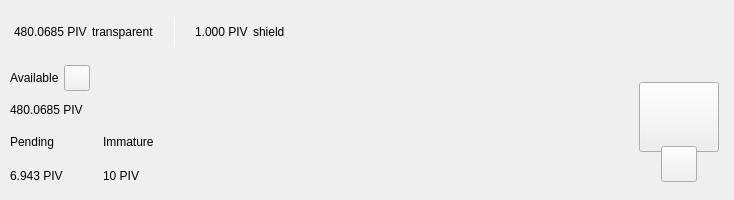
<?xml version="1.0" encoding="UTF-8"?>
<ui version="4.0">
 <class>TopBar</class>
 <widget class="QWidget" name="TopBar">
  <property name="geometry">
   <rect>
    <x>0</x>
    <y>0</y>
    <width>734</width>
    <height>200</height>
   </rect>
  </property>
  <property name="minimumSize">
   <size>
    <width>0</width>
    <height>200</height>
   </size>
  </property>
  <property name="maximumSize">
   <size>
    <width>16777215</width>
    <height>200</height>
   </size>
  </property>
  <property name="windowTitle">
   <string>Form</string>
  </property>
  <layout class="QVBoxLayout" name="verticalLayout_10" stretch="0">
   <property name="spacing">
    <number>0</number>
   </property>
   <property name="leftMargin">
    <number>0</number>
   </property>
   <property name="topMargin">
    <number>0</number>
   </property>
   <property name="rightMargin">
    <number>0</number>
   </property>
   <property name="bottomMargin">
    <number>0</number>
   </property>
   <item>
    <widget class="PFBorderImage" name="containerTop">
     <layout class="QVBoxLayout" name="verticalLayout_11">
      <property name="spacing">
       <number>0</number>
      </property>
      <property name="leftMargin">
       <number>0</number>
      </property>
      <property name="topMargin">
       <number>0</number>
      </property>
      <property name="rightMargin">
       <number>0</number>
      </property>
      <property name="bottomMargin">
       <number>0</number>
      </property>
      <item>
       <widget class="QWidget" name="top_container_2" native="true">
        <property name="minimumSize">
         <size>
          <width>0</width>
          <height>65</height>
         </size>
        </property>
        <layout class="QHBoxLayout" name="top_container">
         <property name="spacing">
          <number>0</number>
         </property>
         <property name="leftMargin">
          <number>14</number>
         </property>
         <property name="topMargin">
          <number>0</number>
         </property>
         <property name="rightMargin">
          <number>14</number>
         </property>
         <property name="bottomMargin">
          <number>0</number>
         </property>
         <item alignment="Qt::AlignVCenter">
          <widget class="QWidget" name="widgetTopAmount" native="true">
           <property name="sizePolicy">
            <sizepolicy hsizetype="Preferred" vsizetype="Maximum">
             <horstretch>0</horstretch>
             <verstretch>0</verstretch>
            </sizepolicy>
           </property>
           <layout class="QHBoxLayout" name="horizontalLayout_5">
            <property name="spacing">
             <number>5</number>
            </property>
            <property name="leftMargin">
             <number>0</number>
            </property>
            <property name="topMargin">
             <number>0</number>
            </property>
            <property name="rightMargin">
             <number>0</number>
            </property>
            <property name="bottomMargin">
             <number>0</number>
            </property>
            <item alignment="Qt::AlignTop">
             <widget class="QLabel" name="labelAmountTopPiv">
              <property name="minimumSize">
               <size>
                <width>0</width>
                <height>36</height>
               </size>
              </property>
              <property name="styleSheet">
               <string notr="true">padding:0px;margin:0px;</string>
              </property>
              <property name="text">
               <string notr="true">480.0685 PIV</string>
              </property>
             </widget>
            </item>
            <item>
             <widget class="QLabel" name="labelTrans">
              <property name="text">
               <string>transparent</string>
              </property>
             </widget>
            </item>
            <item>
             <spacer name="horizontalSpacer_11">
              <property name="orientation">
               <enum>Qt::Horizontal</enum>
              </property>
              <property name="sizeType">
               <enum>QSizePolicy::Fixed</enum>
              </property>
              <property name="sizeHint" stdset="0">
               <size>
                <width>15</width>
                <height>20</height>
               </size>
              </property>
             </spacer>
            </item>
            <item alignment="Qt::AlignVCenter">
             <widget class="QLabel" name="typeSpacerTop">
              <property name="minimumSize">
               <size>
                <width>1</width>
                <height>30</height>
               </size>
              </property>
              <property name="maximumSize">
               <size>
                <width>1</width>
                <height>30</height>
               </size>
              </property>
              <property name="styleSheet">
               <string notr="true">background-color:white;
padding:0px;
border:none;</string>
              </property>
              <property name="text">
               <string/>
              </property>
             </widget>
            </item>
            <item>
             <spacer name="horizontalSpacer_12">
              <property name="orientation">
               <enum>Qt::Horizontal</enum>
              </property>
              <property name="sizeType">
               <enum>QSizePolicy::Fixed</enum>
              </property>
              <property name="sizeHint" stdset="0">
               <size>
                <width>15</width>
                <height>20</height>
               </size>
              </property>
             </spacer>
            </item>
            <item alignment="Qt::AlignTop">
             <widget class="QLabel" name="labelAmountTopShieldPiv">
              <property name="minimumSize">
               <size>
                <width>0</width>
                <height>36</height>
               </size>
              </property>
              <property name="text">
               <string notr="true">1.000 PIV</string>
              </property>
             </widget>
            </item>
            <item>
             <widget class="QLabel" name="labelShield">
              <property name="text">
               <string>shield</string>
              </property>
             </widget>
            </item>
           </layout>
          </widget>
         </item>
         <item>
          <spacer name="horizontalSpacer">
           <property name="orientation">
            <enum>Qt::Horizontal</enum>
           </property>
           <property name="sizeHint" stdset="0">
            <size>
             <width>40</width>
             <height>20</height>
            </size>
           </property>
          </spacer>
         </item>
         <item>
          <layout class="QHBoxLayout" name="horizontalLayout_4">
           <property name="spacing">
            <number>12</number>
           </property>
           <property name="rightMargin">
            <number>0</number>
           </property>
           <item alignment="Qt::AlignRight">
            <widget class="QWidget" name="layoutSync" native="true">
             <property name="minimumSize">
              <size>
               <width>0</width>
               <height>36</height>
              </size>
             </property>
             <property name="maximumSize">
              <size>
               <width>16777215</width>
               <height>36</height>
              </size>
             </property>
             <layout class="QVBoxLayout" name="verticalLayout_9">
              <property name="leftMargin">
               <number>0</number>
              </property>
              <property name="topMargin">
               <number>0</number>
              </property>
              <property name="rightMargin">
               <number>0</number>
              </property>
              <property name="bottomMargin">
               <number>0</number>
              </property>
              <item>
               <widget class="ExpandableButton" name="pushButtonSync" native="true">
                <property name="minimumSize">
                 <size>
                  <width>36</width>
                  <height>36</height>
                 </size>
                </property>
                <property name="maximumSize">
                 <size>
                  <width>16777215</width>
                  <height>36</height>
                 </size>
                </property>
               </widget>
              </item>
             </layout>
            </widget>
           </item>
           <item>
            <widget class="ExpandableButton" name="pushButtonHDUpgrade" native="true">
             <property name="minimumSize">
              <size>
               <width>36</width>
               <height>36</height>
              </size>
             </property>
            </widget>
           </item>
           <item>
            <widget class="ExpandableButton" name="pushButtonStack" native="true">
             <property name="minimumSize">
              <size>
               <width>36</width>
               <height>36</height>
              </size>
             </property>
            </widget>
           </item>
           <item>
            <widget class="ExpandableButton" name="pushButtonColdStaking" native="true">
             <property name="minimumSize">
              <size>
               <width>36</width>
               <height>36</height>
              </size>
             </property>
            </widget>
           </item>
           <item>
            <widget class="ExpandableButton" name="pushButtonConnection" native="true">
             <property name="minimumSize">
              <size>
               <width>36</width>
               <height>36</height>
              </size>
             </property>
            </widget>
           </item>
           <item>
            <widget class="ExpandableButton" name="pushButtonTor" native="true">
             <property name="minimumSize">
              <size>
               <width>36</width>
               <height>36</height>
              </size>
             </property>
            </widget>
           </item>
           <item>
            <widget class="ExpandableButton" name="pushButtonLock" native="true">
             <property name="sizePolicy">
              <sizepolicy hsizetype="Expanding" vsizetype="Expanding">
               <horstretch>0</horstretch>
               <verstretch>0</verstretch>
              </sizepolicy>
             </property>
             <property name="minimumSize">
              <size>
               <width>36</width>
               <height>0</height>
              </size>
             </property>
            </widget>
           </item>
           <item>
            <widget class="ExpandableButton" name="pushButtonTheme" native="true">
             <property name="minimumSize">
              <size>
               <width>36</width>
               <height>36</height>
              </size>
             </property>
             <property name="maximumSize">
              <size>
               <width>16777215</width>
               <height>36</height>
              </size>
             </property>
            </widget>
           </item>
           <item>
            <widget class="ExpandableButton" name="pushButtonFAQ" native="true">
             <property name="minimumSize">
              <size>
               <width>36</width>
               <height>36</height>
              </size>
             </property>
            </widget>
           </item>
          </layout>
         </item>
        </layout>
       </widget>
      </item>
      <item>
       <widget class="QWidget" name="bottom_container" native="true">
        <property name="minimumSize">
         <size>
          <width>0</width>
          <height>135</height>
         </size>
        </property>
        <layout class="QHBoxLayout" name="botton_container">
         <property name="leftMargin">
          <number>10</number>
         </property>
         <property name="topMargin">
          <number>0</number>
         </property>
         <property name="rightMargin">
          <number>10</number>
         </property>
         <property name="bottomMargin">
          <number>10</number>
         </property>
         <item>
          <layout class="QVBoxLayout" name="verticalLayout_7">
           <property name="spacing">
            <number>0</number>
           </property>
           <property name="leftMargin">
            <number>0</number>
           </property>
           <property name="rightMargin">
            <number>30</number>
           </property>
           <item>
            <layout class="QVBoxLayout" name="verticalLayout_2">
             <item>
              <layout class="QHBoxLayout" name="horizontalLayoutContainerAvailable">
               <property name="spacing">
                <number>5</number>
               </property>
               <item>
                <widget class="QLabel" name="labelTitle1">
                 <property name="text">
                  <string>Available</string>
                 </property>
                </widget>
               </item>
               <item>
                <widget class="QPushButton" name="pushButtonBalanceInfo">
                 <property name="minimumSize">
                  <size>
                   <width>26</width>
                   <height>26</height>
                  </size>
                 </property>
                 <property name="maximumSize">
                  <size>
                   <width>26</width>
                   <height>26</height>
                  </size>
                 </property>
                 <property name="mouseTracking">
                  <bool>true</bool>
                 </property>
                 <property name="focusPolicy">
                  <enum>Qt::NoFocus</enum>
                 </property>
                 <property name="text">
                  <string notr="true"/>
                 </property>
                 <property name="iconSize">
                  <size>
                   <width>24</width>
                   <height>24</height>
                  </size>
                 </property>
                 <property name="shortcut">
                  <string notr="true"/>
                 </property>
                </widget>
               </item>
               <item>
                <spacer name="horizontalSpacer_4">
                 <property name="orientation">
                  <enum>Qt::Horizontal</enum>
                 </property>
                 <property name="sizeType">
                  <enum>QSizePolicy::MinimumExpanding</enum>
                 </property>
                 <property name="sizeHint" stdset="0">
                  <size>
                   <width>20</width>
                   <height>20</height>
                  </size>
                 </property>
                </spacer>
               </item>
              </layout>
             </item>
             <item>
              <widget class="QLabel" name="labelAmountPiv">
               <property name="text">
                <string notr="true">480.0685 PIV</string>
               </property>
              </widget>
             </item>
            </layout>
           </item>
           <item>
            <widget class="QWidget" name="container_imm_pend" native="true">
             <layout class="QHBoxLayout" name="horizontalLayout_2">
              <property name="spacing">
               <number>0</number>
              </property>
              <property name="leftMargin">
               <number>0</number>
              </property>
              <property name="topMargin">
               <number>0</number>
              </property>
              <property name="rightMargin">
               <number>0</number>
              </property>
              <property name="bottomMargin">
               <number>0</number>
              </property>
              <item alignment="Qt::AlignLeft">
               <widget class="QWidget" name="container_pending" native="true">
                <property name="sizePolicy">
                 <sizepolicy hsizetype="Minimum" vsizetype="Preferred">
                  <horstretch>0</horstretch>
                  <verstretch>0</verstretch>
                 </sizepolicy>
                </property>
                <layout class="QVBoxLayout" name="verticalLayout_3">
                 <property name="leftMargin">
                  <number>0</number>
                 </property>
                 <property name="topMargin">
                  <number>0</number>
                 </property>
                 <property name="rightMargin">
                  <number>0</number>
                 </property>
                 <property name="bottomMargin">
                  <number>0</number>
                 </property>
                 <item>
                  <widget class="QLabel" name="labelTitle3">
                   <property name="text">
                    <string>Pending</string>
                   </property>
                  </widget>
                 </item>
                 <item>
                  <widget class="QLabel" name="labelPendingPiv">
                   <property name="text">
                    <string notr="true">6.943 PIV</string>
                   </property>
                  </widget>
                 </item>
                </layout>
               </widget>
              </item>
              <item>
               <spacer name="horizontalSpacer_3">
                <property name="orientation">
                 <enum>Qt::Horizontal</enum>
                </property>
                <property name="sizeType">
                 <enum>QSizePolicy::Fixed</enum>
                </property>
                <property name="sizeHint" stdset="0">
                 <size>
                  <width>40</width>
                  <height>20</height>
                 </size>
                </property>
               </spacer>
              </item>
              <item alignment="Qt::AlignLeft">
               <widget class="QWidget" name="container_immature" native="true">
                <property name="sizePolicy">
                 <sizepolicy hsizetype="Minimum" vsizetype="Preferred">
                  <horstretch>0</horstretch>
                  <verstretch>0</verstretch>
                 </sizepolicy>
                </property>
                <layout class="QVBoxLayout" name="verticalLayout_4">
                 <property name="leftMargin">
                  <number>0</number>
                 </property>
                 <property name="topMargin">
                  <number>0</number>
                 </property>
                 <property name="rightMargin">
                  <number>0</number>
                 </property>
                 <property name="bottomMargin">
                  <number>0</number>
                 </property>
                 <item>
                  <widget class="QLabel" name="labelTitle4">
                   <property name="text">
                    <string>Immature</string>
                   </property>
                  </widget>
                 </item>
                 <item>
                  <widget class="QLabel" name="labelImmaturePiv">
                   <property name="text">
                    <string notr="true">10 PIV</string>
                   </property>
                  </widget>
                 </item>
                </layout>
               </widget>
              </item>
              <item>
               <spacer name="horizontalSpacer_5">
                <property name="orientation">
                 <enum>Qt::Horizontal</enum>
                </property>
                <property name="sizeHint" stdset="0">
                 <size>
                  <width>40</width>
                  <height>20</height>
                 </size>
                </property>
               </spacer>
              </item>
             </layout>
            </widget>
           </item>
          </layout>
         </item>
         <item>
          <spacer name="horizontalSpacer_2">
           <property name="orientation">
            <enum>Qt::Horizontal</enum>
           </property>
           <property name="sizeHint" stdset="0">
            <size>
             <width>40</width>
             <height>20</height>
            </size>
           </property>
          </spacer>
         </item>
         <item alignment="Qt::AlignHCenter|Qt::AlignVCenter">
          <widget class="QWidget" name="qrContainer" native="true">
           <property name="sizePolicy">
            <sizepolicy hsizetype="Preferred" vsizetype="Minimum">
             <horstretch>0</horstretch>
             <verstretch>0</verstretch>
            </sizepolicy>
           </property>
           <property name="minimumSize">
            <size>
             <width>90</width>
             <height>110</height>
            </size>
           </property>
           <property name="maximumSize">
            <size>
             <width>90</width>
             <height>110</height>
            </size>
           </property>
           <layout class="QVBoxLayout" name="containerQR">
            <property name="spacing">
             <number>0</number>
            </property>
            <property name="leftMargin">
             <number>5</number>
            </property>
            <property name="topMargin">
             <number>10</number>
            </property>
            <property name="rightMargin">
             <number>5</number>
            </property>
            <property name="bottomMargin">
             <number>0</number>
            </property>
            <item>
             <widget class="QPushButton" name="btnQr">
              <property name="minimumSize">
               <size>
                <width>70</width>
                <height>70</height>
               </size>
              </property>
              <property name="maximumSize">
               <size>
                <width>16777215</width>
                <height>70</height>
               </size>
              </property>
              <property name="focusPolicy">
               <enum>Qt::NoFocus</enum>
              </property>
              <property name="text">
               <string/>
              </property>
              <property name="iconSize">
               <size>
                <width>70</width>
                <height>70</height>
               </size>
              </property>
             </widget>
            </item>
            <item>
             <spacer name="verticalSpacer">
              <property name="orientation">
               <enum>Qt::Vertical</enum>
              </property>
              <property name="sizeType">
               <enum>QSizePolicy::Fixed</enum>
              </property>
              <property name="sizeHint" stdset="0">
               <size>
                <width>20</width>
                <height>20</height>
               </size>
              </property>
             </spacer>
            </item>
            <item alignment="Qt::AlignHCenter|Qt::AlignBottom">
             <widget class="QPushButton" name="pushButtonQR">
              <property name="minimumSize">
               <size>
                <width>36</width>
                <height>36</height>
               </size>
              </property>
              <property name="maximumSize">
               <size>
                <width>36</width>
                <height>36</height>
               </size>
              </property>
              <property name="focusPolicy">
               <enum>Qt::NoFocus</enum>
              </property>
              <property name="text">
               <string/>
              </property>
             </widget>
            </item>
           </layout>
          </widget>
         </item>
        </layout>
       </widget>
      </item>
     </layout>
    </widget>
   </item>
  </layout>
 </widget>
 <customwidgets>
  <customwidget>
   <class>ExpandableButton</class>
   <extends>QWidget</extends>
   <header>qt/pivx/expandablebutton.h</header>
   <container>1</container>
  </customwidget>
  <customwidget>
   <class>PFBorderImage</class>
   <extends>QFrame</extends>
   <header>qt/pivx/pfborderimage.h</header>
   <container>1</container>
  </customwidget>
 </customwidgets>
 <resources/>
 <connections/>
</ui>
